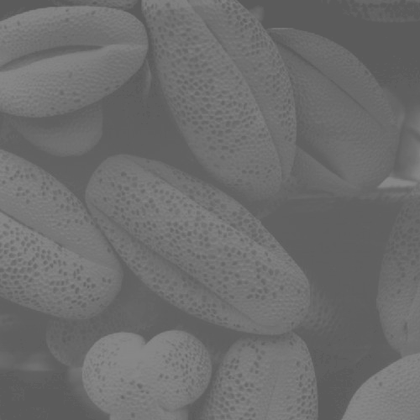
%> input picture image-processing/examples/problem1.tif, 420 x 420 px, shrunk from 500 x 500 before the run
$ octave --eval "image_histeq('problem1.tif');"   (GNU Octave 9; MATLAB toolbox functions it lacks are replaced by stand-ins)
%> lines starting %> are read from the running program, lines starting %| are printed output that depends on the picture
function image_histeq(filename)
%> called with filename = 'problem1.tif'

    % Load the input image
    input_image = imread(filename);
%> input_image is the input picture: size 420x420 uint8; min 88, max 137, mean 109.1

    % Check if the input image is grayscale
    if size(input_image, 3) == 3
        input_image = rgb2gray(input_image);
    end

    % a. Own histogram equalization algorithm
    output_image_own = histogram_equalization(input_image);
    hist_own = my_imhist(output_image_own);

    % b. Built-in histogram equalization function (histeq)
    output_image_histeq = histeq(input_image);
    hist_histeq = imhist(output_image_histeq);

    % Display the results
    figure;

    % i. Input image and its histogram
    subplot(3, 2, 1);
    imshow(input_image);
    title('Input Image');
    subplot(3, 2, 2);
    bar(my_imhist(input_image));
    title('Histogram of Input Image');

    % ii. Output image of your algorithm and its histogram
    subplot(3, 2, 3);
    imshow(output_image_own);
    title('Output Image (Own Algorithm)');
    subplot(3, 2, 4);
    bar(hist_own);
    title('Histogram of Output (Own Algorithm)');

    % iii. Output image of histeq function and its histogram
    subplot(3, 2, 5);
    imshow(output_image_histeq);
    title('Output Image (histeq)');
    subplot(3, 2, 6);
    bar(hist_histeq);
    title('Histogram of Output (histeq)');

    sgtitle('Histogram Equalization Results');
end

function output_image = histogram_equalization(input_image)
    % Compute the histogram of the input image
    hist_input = my_imhist(input_image);
%> after the loop in my_imhist, `for i = 1:rows`: hist = 256 values, max 13308 at index 97, min 0 at index 1, mean 689.1
%> hist_input has the same summary as hist in my_imhist

    % Calculate cumulative distribution function (CDF) of the histogram
    cdf = cumsum(hist_input) / numel(input_image);
%> cdf = 256 values from 0 to 1

    % Perform histogram equalization
    output_image = uint8(255 * cdf(double(input_image) + 1));
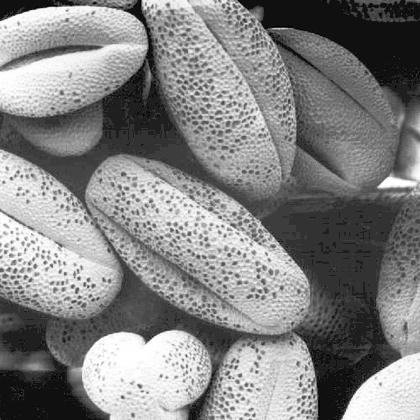
%> output_image: size 420x420 uint8; min 0, max 255, mean 131.4
end

function hist = my_imhist(image)
    % Compute the histogram of the input image
    hist = zeros(256, 1);
    [rows, cols] = size(image);

    for i = 1:rows
        for j = 1:cols
            intensity = image(i, j) + 1;
            hist(intensity) = hist(intensity) + 1;
        end
    end
end
%> in image_histeq, `hist_own = my_imhist(output_image_own);`: hist_own = 256 values, max 13308 at index 51, min 0 at index 2, mean 689.1
%> in image_histeq, `hist_histeq = imhist(output_image_histeq);`: hist_histeq = 256 values, max 13308 at index 50, min 0 at index 2, mean 689.1
%> `image_histeq('problem1.tif');`:
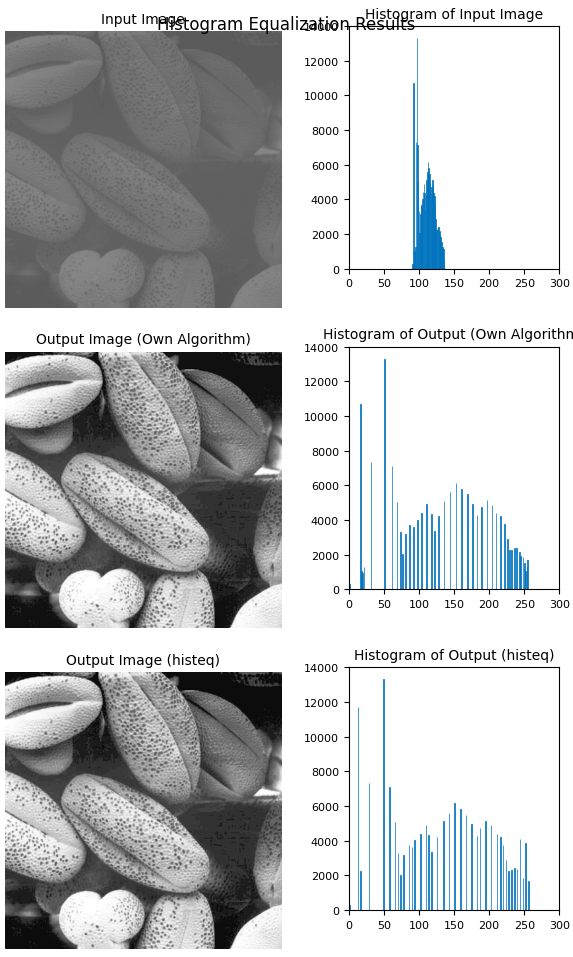
%> figure redrawn from the program's plot data, 6 panels
